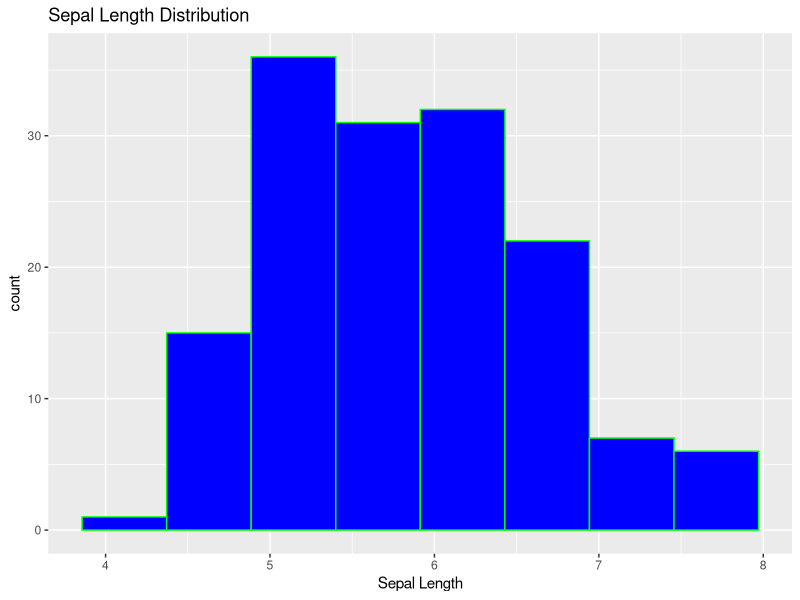
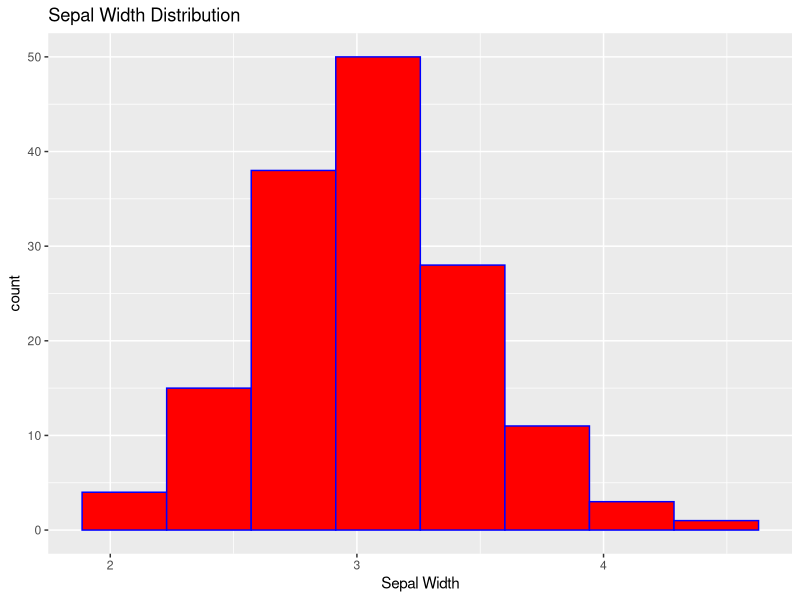
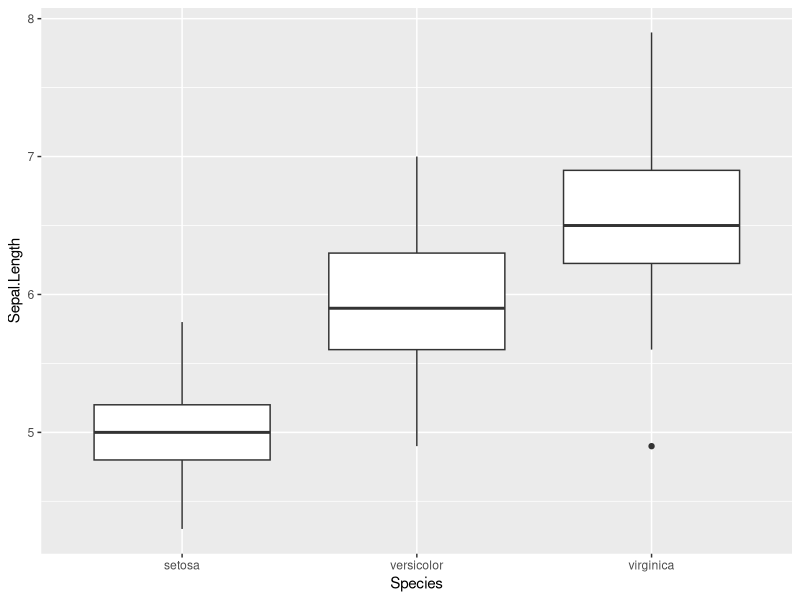

The R source for these figures, in order:
## ---- chunk 1
knitr::opts_chunk$set(echo = TRUE)
## ---- chunk 2
library(tidyverse)
## ---- chunk 3
ggplot(data = iris) +
    geom_histogram(aes(x = Sepal.Length), bins = 8,
                   fill = "blue",
                   color = "green") +
    labs(title = "Sepal Length Distribution", x = "Sepal Length")
ggplot(data = iris) +
    geom_histogram(aes(x = Sepal.Width), bins = 8,
                   fill = "red",
                   color = "blue") +
    labs(title = "Sepal Width Distribution", x = "Sepal Width")
## ---- chunk 4
iris %>%
    ggplot() +
    geom_boxplot(aes( x = Species, y = Sepal.Length))
